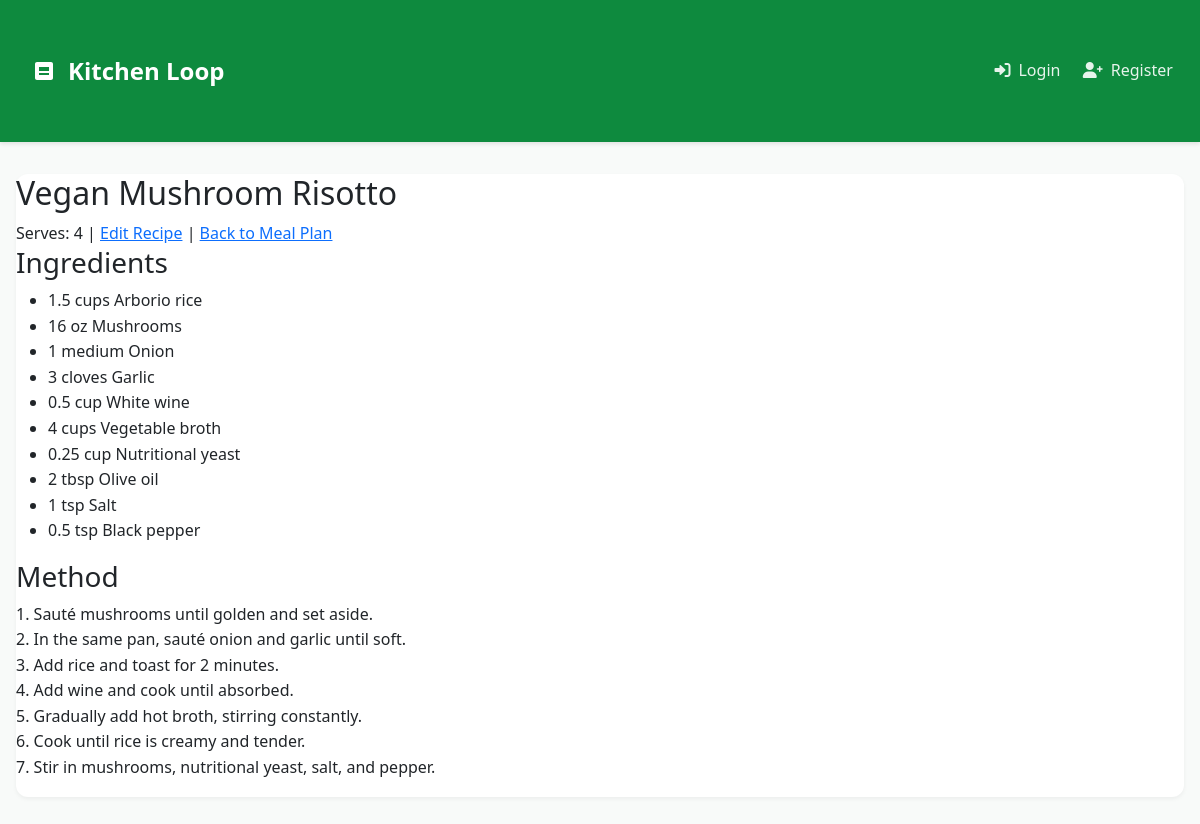
The app's page /view_recipe/6 with its own data.
### app.py (models this page shows, shortened)
class Recipe(db.Model):
    id = db.Column(db.Integer, primary_key=True)
    name = db.Column(db.String(150), nullable=False, unique=True)
    source_link = db.Column(db.String(500), nullable=True)
    method = db.Column(db.Text, nullable=True) # Optional
    servings = db.Column(db.Integer, nullable=False)
    is_breakfast = db.Column(db.Boolean, default=False, nullable=False)
    is_lunch = db.Column(db.Boolean, default=False, nullable=False)
    is_dinner = db.Column(db.Boolean, default=False, nullable=False)
    ingredients = db.relationship('Ingredient', backref='recipe', lazy=True, cascade="all, delete-orphan")
    account_id = db.Column(db.Integer, db.ForeignKey('account.id'), nullable=True)
    is_public = db.Column(db.Boolean, default=False, nullable=False)
    created_by = db.Column(db.Integer, db.ForeignKey('user.id'), nullable=True)
    created_at = db.Column(db.DateTime, default=datetime.utcnow, nullable=False)
    updated_at = db.Column(db.DateTime, default=datetime.utcnow, onupdate=datetime.utcnow, nullable=False)

class Ingredient(db.Model):
    id = db.Column(db.Integer, primary_key=True)
    name = db.Column(db.String(100), nullable=False)
    quantity = db.Column(db.String(50))
    unit = db.Column(db.String(50))
    aisle = db.Column(db.String(50))
    recipe_id = db.Column(db.Integer, db.ForeignKey('recipe.id'), nullable=False)
    updated_at = db.Column(db.DateTime, default=datetime.utcnow, onupdate=datetime.utcnow)

### app.py (the view)
@app.route('/view_recipe/<int:recipe_id>')
def view_recipe(recipe_id: int):
    recipe = Recipe.query.options(joinedload(Recipe.ingredients)).get_or_404(recipe_id)
    return render_template('view_recipe.html', recipe=recipe)

### templates/view_recipe.html (shortened to what this page needs)
{% extends 'base.html' %}
{% block content %}
<div class="recipe-view card">
    <h2>{{ recipe.name }}</h2>
    <div class="recipe-meta">
        <span>Serves: {{ recipe.servings }}</span>
         | <a href="{{ url_for('edit_recipe', recipe_id=recipe.id) }}">Edit Recipe</a>
         | <a href="{{ url_for('dashboard') }}">Back to Meal Plan</a>
    </div>
    <div class="recipe-details">
        <div class="recipe-ingredients">
            <h3>Ingredients</h3>
            {% if recipe.ingredients %}<ul>
                {% for ingredient in recipe.ingredients %}
                    <li>
                        {% if ingredient.quantity %}{{ ingredient.quantity }} {% endif %}
                        {% if ingredient.unit %}{{ ingredient.unit }} {% endif %}
                        {{ ingredient.name }}
                    </li>
                {% endfor %}</ul>
            {% else %}<p>No ingredients listed.</p>{% endif %}
        </div>
        <div class="recipe-method">
            <h3>Method</h3>
            {% if recipe.method %}<p>{{ recipe.method | replace('\r\n', '<br>') | replace('\n', '<br>') | safe }}</p>
            {% else %}<p>No method described.</p>{% endif %}
        </div>
    </div>
</div>
{% endblock %}

### templates/base.html (style rules this page uses)
:root { --brand-primary: #0E8A3E; --brand-secondary: #0A6E31; --brand-light: #E8F5E9; --brand-dark: #064023; --text-primary: #2C3E50; --text-secondary: #596775; --background-light: #F8FAF9; }
body { background-color: var(--background-light); font-family: 'Segoe UI', Tahoma, Geneva, Verdana, sans-serif; color: var(--text-primary); line-height: 1.6; }
.card { border: none; border-radius: 12px; box-shadow: 0 2px 4px rgba(0,0,0,0.05); transition: transform 0.2s ease, box-shadow 0.2s ease; background-color: white; margin-bottom: 1.5rem; }

### records on screen
Recipe: name "Vegan Mushroom Risotto", servings "4", method "1. Sauté mushrooms until golden and set aside. 2. In the same pan, sauté onion and garlic until soft. 3. Add rice and toast for 2 minutes. 4. Add wine and cook until absorbed. 5. Gradually add hot broth, stirring constantly. 6. Cook until rice is creamy and tender. 7. Stir in mushrooms, nutritional yeast, salt, and pepper."
Ingredient: quantity "1.5", unit "cups", name "Arborio rice"
Ingredient: quantity "16", unit "oz", name "Mushrooms"
Ingredient: quantity "1", unit "medium", name "Onion"
Ingredient: quantity "3", unit "cloves", name "Garlic"
Ingredient: quantity "0.5", unit "cup", name "White wine"
Ingredient: quantity "4", unit "cups", name "Vegetable broth"
Ingredient: quantity "0.25", unit "cup", name "Nutritional yeast"
Ingredient: quantity "2", unit "tbsp", name "Olive oil"
Ingredient: quantity "1", unit "tsp", name "Salt"
Ingredient: quantity "0.5", unit "tsp", name "Black pepper"
